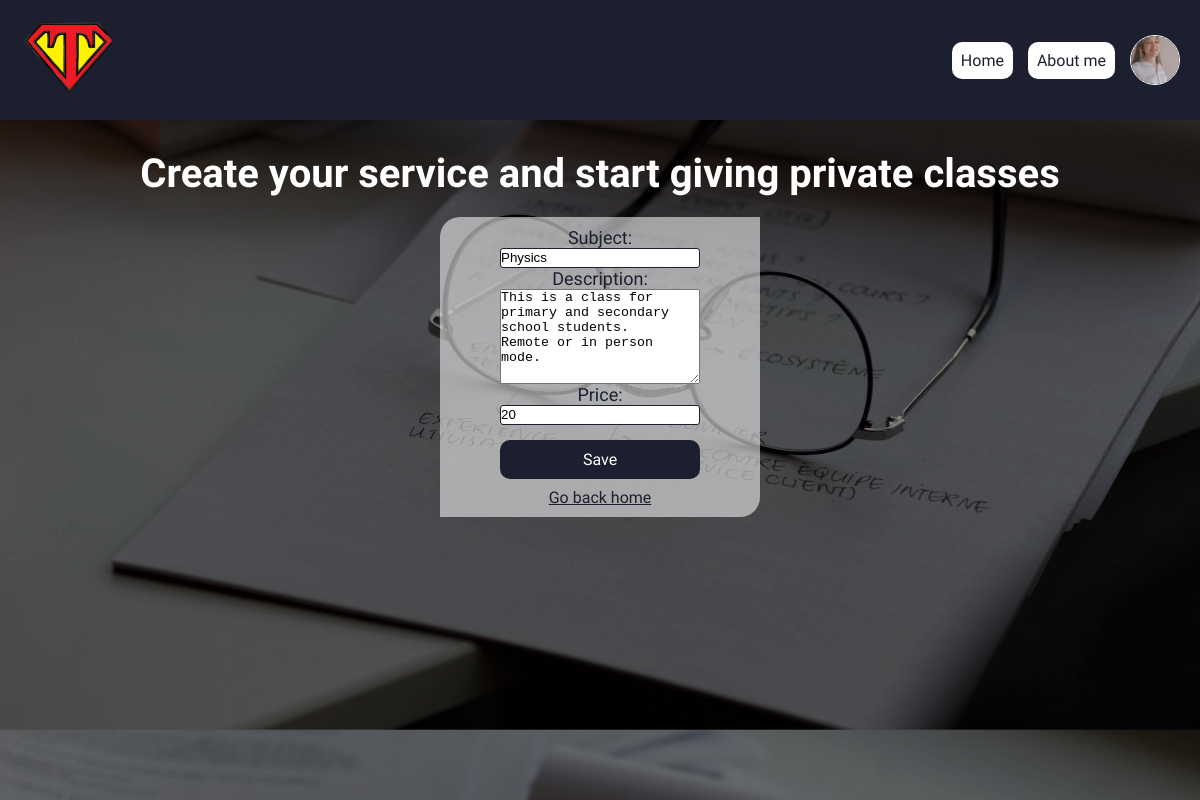
The app's page /home/edit-service/19 (signed in) with its own data.
### profiles/models.py (models this page shows, shortened)
class Avatar(models.Model):
    user = models.OneToOneField(User, on_delete=models.CASCADE, null=True)
    image =  models.ImageField(upload_to='avatars', null=True, blank=True)

### super_teacher/models.py (models this page shows, shortened)
class Service(models.Model):
    subject = models.CharField(max_length=64)
    description = models.CharField(max_length=256)
    price = models.IntegerField()
    creator = models.ForeignKey(User, on_delete=models.CASCADE, null=True)

### super_teacher/views.py (the view)
# urls.py: path('edit-service/<int:id>', edit_service, name="edit_service"),
def edit_service(request, id):
    service = Service.objects.get(id=id)
    if request.method == "POST":
        form = CreateServiceForm(request.POST)
        if form.is_valid():
            data = form.cleaned_data
            service.subject = data["subject"]
            service.description = data["description"]
            service.price = data["price"]
            service.save()
            successful_url = reverse('dashboard')
            return redirect(successful_url)
    else:
        initial = {
            'subject' : service.subject,
            'description' : service.description,
            'price' : service.price
        }
        form = CreateServiceForm(initial=initial)
    http_response = render(
        request = request,
        template_name = 'super_teacher/create-service.html',
        context = {'form' : form}
    )
    return http_response

### super_teacher/forms.py
class CreateServiceForm(forms.Form):
    subject = forms.CharField(required = True, max_length=64)
    description = forms.CharField(required = True, max_length=256, widget=forms.Textarea)
    price = forms.IntegerField(required = True, max_value=300)

### super_teacher/templates/super_teacher/create-service.html (shortened to what this page needs)
{% extends "base.html" %}
{% load static %}
{% block main %}
    <main class="main-profile">
        <section class="banner-create-service">
            <h1>Create your service and start giving private classes</h1>
            <div class="container-profile">
                <form method="post">
                    {{form.as_div}}
                    <input class="submit" type="submit" value="Save">
                </form>
                <a href="{% url 'dashboard' %}">Go back home</a>
            </div>
        </section>
    </main>
{% endblock main %}

### templates_base/base.html (shortened to what this page needs)
{% load static %}
<!DOCTYPE html>
<html lang="en">
<head>
    <link rel="stylesheet" href="{% static 'css/styles.css' %}">
</head>
<body>
    <header>
        <a href="{% url 'dashboard' %}">
            <img src="{% static 'assets/superteacher-logo1.png' %}" alt="superteacher logo">
        </a>
        <nav>
            <ul>
                <li>
                    <a href="{% url 'dashboard' %}">Home</a>
                </li>
                <li>
                    <a href="{% url 'about_me' %}">About me</a>
                </li>
                {% if user.is_authenticated %}
                    <li>
                        {% if user.avatar.image %}
                            <div class="avatar-nav">
                                <img  src="{{user.avatar.image.url}}" alt="User avatar">
                            </div>
                        {% else %}
                            <div class="avatar-nav">
                                <img  src="{% static 'assets/teacher.svg' %}" alt="User avatar">
                            </div>
                        {% endif %}
                    </li>
                {% endif %}
            </ul>
        </nav>
    </header>
        {% block main %} {% endblock main %}
</body>
</html>

### static/css/styles.css (style rules this page uses)
* { margin: 0; padding: 0; box-sizing: border-box; }
header { display: flex; justify-content: space-between; align-items: center; background-color:#1C1F30; padding: 0 20px; height: 15vh; }
header a img { width: 100px; }
header nav ul { list-style: none; display: flex; column-gap: 15px; font-size: 0; align-items: center; }
header nav ul li { display: inline-block; position: relative; }
header nav ul li a { text-decoration: none; color: #1C1F30; background-color: #ffffff; padding: 8px; border-radius: 10px; font-size: 16px; font-weight: 500; font-family: 'Open Sans', sans-serif; border: 1px solid transparent; }
.avatar-nav { width: 50px; height: 50px; border-radius: 50%; border: 1px solid #ffffff; cursor: pointer; }
.avatar-nav img { width: 100%; height: 100%; border-radius: 50%; object-fit: cover; }
.main-profile h1 { color: #ffffff; font-family: 'Open Sans', sans-serif; padding-bottom: 20px; font-size: 40px; }
.main-profile .container-profile, .container-profile-details { width: 320px; height: 300px; background-color: #ffffff8c; display: flex; flex-direction: column; align-items: center; justify-content: space-evenly; font-family: 'Open Sans', sans-serif; color: #1C1F30; border-radius: 20px 0 20px 0; }
.main-profile .container-profile form { display: flex; flex-direction: column; }
.main-profile .container-profile form div { display: flex; flex-direction: column; align-items: center; }
.main-profile .container-profile form div label { font-family: 'Open Sans', sans-serif; font-size: 18px; }
.main-profile .container-profile form div input { width: 200px; height: 20px; border: 1px solid #1C1F30; border-radius: 3px; outline: none; }
.main-profile .container-profile form .submit { color: #ffffff; background-color: #1C1F30; padding: 8px; border-radius: 10px; font-size: 16px; font-weight: 500; font-family: 'Open Sans', sans-serif; border: 2px solid transparent; margin-top: 15px; cursor: pointer; }
.main-profile .container-profile a { color: #1C1F30; font-family: 'Open Sans', sans-serif; }
.container-profile form div textarea { width: 200px; height: 95px; }
.banner-create-service { background: linear-gradient(to right, #00000073, #00000073), url(./../assets/banner-profile.webp); background-size: cover; height: 85vh; background-position-y: -190px; display: flex; flex-direction: column; align-items: center; justify-content: flex-start; padding: 30px; }

### records on screen
Service: subject "Physics", description "This is a class for primary and secondary school students. Remote or in person mode.", price "20"
